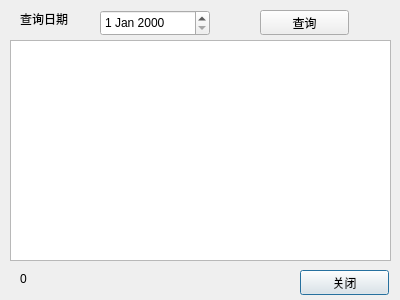
<?xml version="1.0" encoding="UTF-8"?>
<ui version="4.0">
 <class>CModParamQuery</class>
 <widget class="QDialog" name="CModParamQuery">
  <property name="geometry">
   <rect>
    <x>0</x>
    <y>0</y>
    <width>400</width>
    <height>300</height>
   </rect>
  </property>
  <property name="windowTitle">
   <string>查询修改记录</string>
  </property>
  <widget class="QLabel" name="label_lineno">
   <property name="geometry">
    <rect>
     <x>20</x>
     <y>270</y>
     <width>67</width>
     <height>17</height>
    </rect>
   </property>
   <property name="text">
    <string>0</string>
   </property>
  </widget>
  <widget class="CKeyButton" name="pushButton_close">
   <property name="geometry">
    <rect>
     <x>300</x>
     <y>270</y>
     <width>89</width>
     <height>25</height>
    </rect>
   </property>
   <property name="text">
    <string>关闭</string>
   </property>
  </widget>
  <widget class="CKeyTableWidget" name="tableWidget">
   <property name="geometry">
    <rect>
     <x>10</x>
     <y>40</y>
     <width>381</width>
     <height>221</height>
    </rect>
   </property>
  </widget>
  <widget class="CKeyButton" name="pushButton_query">
   <property name="geometry">
    <rect>
     <x>260</x>
     <y>10</y>
     <width>89</width>
     <height>25</height>
    </rect>
   </property>
   <property name="focusPolicy">
    <enum>Qt::StrongFocus</enum>
   </property>
   <property name="text">
    <string>查询</string>
   </property>
  </widget>
  <widget class="QLabel" name="label_date">
   <property name="geometry">
    <rect>
     <x>20</x>
     <y>10</y>
     <width>67</width>
     <height>17</height>
    </rect>
   </property>
   <property name="text">
    <string>查询日期</string>
   </property>
  </widget>
  <widget class="CKeyDateEdit" name="dateEdit">
   <property name="geometry">
    <rect>
     <x>100</x>
     <y>10</y>
     <width>110</width>
     <height>26</height>
    </rect>
   </property>
   <property name="focusPolicy">
    <enum>Qt::StrongFocus</enum>
   </property>
   <property name="keyboardTracking">
    <bool>false</bool>
   </property>
  </widget>
 </widget>
 <customwidgets>
  <customwidget>
   <class>CKeyButton</class>
   <extends>QPushButton</extends>
   <header>UiCommon/ckeybutton.h</header>
  </customwidget>
  <customwidget>
   <class>CKeyTableWidget</class>
   <extends>QTableWidget</extends>
   <header>UiCommon/ckeytablewidget.h</header>
  </customwidget>
  <customwidget>
   <class>CKeyDateEdit</class>
   <extends>QDateEdit</extends>
   <header>UiCommon/ckeydateedit.h</header>
  </customwidget>
 </customwidgets>
 <tabstops>
  <tabstop>dateEdit</tabstop>
  <tabstop>pushButton_query</tabstop>
  <tabstop>tableWidget</tabstop>
  <tabstop>pushButton_close</tabstop>
 </tabstops>
 <resources/>
 <connections/>
</ui>
